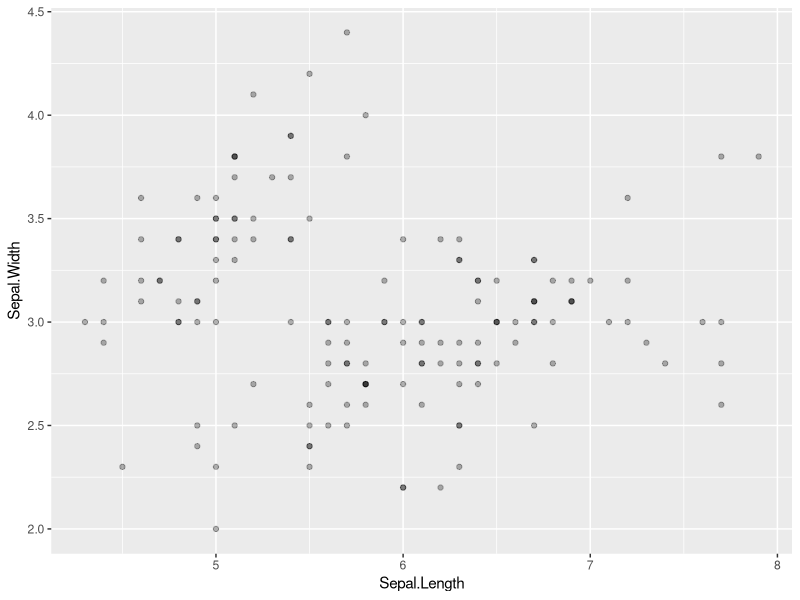

This figure's R source:
## ---- chunk 1
knitr::opts_chunk$set(echo = TRUE)
## ---- chunk 2
library(ggplot2)
library(datasets)
data(iris)
iris
## ---- chunk 3
ggplot(iris) + geom_point(aes(x = Sepal.Length, y = Sepal.Width), alpha=0.3)
